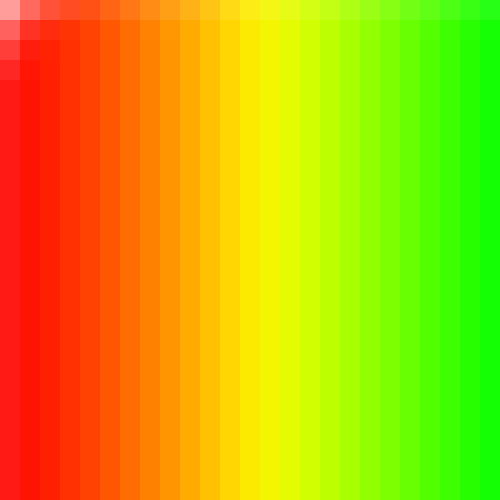
Frame 1 (no input)
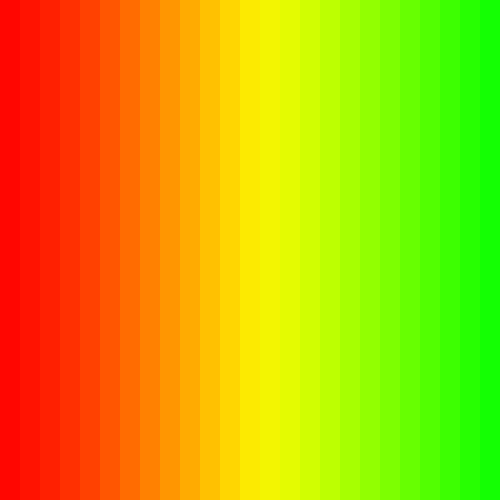
Frame 60 (the mouse pressed at the canvas centre just before this capture)
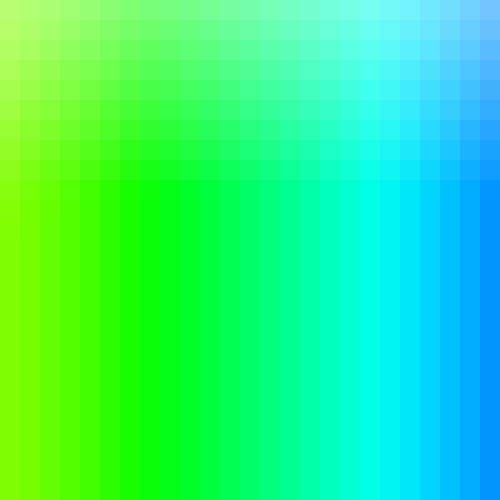
Frame 120 (the mouse held since frame 60 and released just before this capture)

The Processing sketch that drew these frames (run headless with seeded random() and noise(); from frame 60 on, the mouse is pressed at the canvas centre):

// Processing sketch: sketch_190611b
// ── sketch_190611b.pde
void setup(){
    size(500,500);
    background(255);
    colorMode(HSB,360,100,100);
}

void draw(){
  noStroke();
    // 初期値0、10未満まで、1ずつ増える
    for(int y=0; y < height; y+=20){
      // 初期値0、10未満まで、1ずつ増える
      for(int x=0; x < width; x+=20){
        // fill(x*10, 10+ y*10, 100);
        // int hue = (int) map(mouseX,0,width,0,36);
        int hue = (int) map(mouseX,0,width,1,180);
        int sat = (int) map(mouseY,0,height,100,10);
        fill(hue + (x/4), sat + (y/4),100,100);
        rect(x,y,100,100);
      }
    }
}
